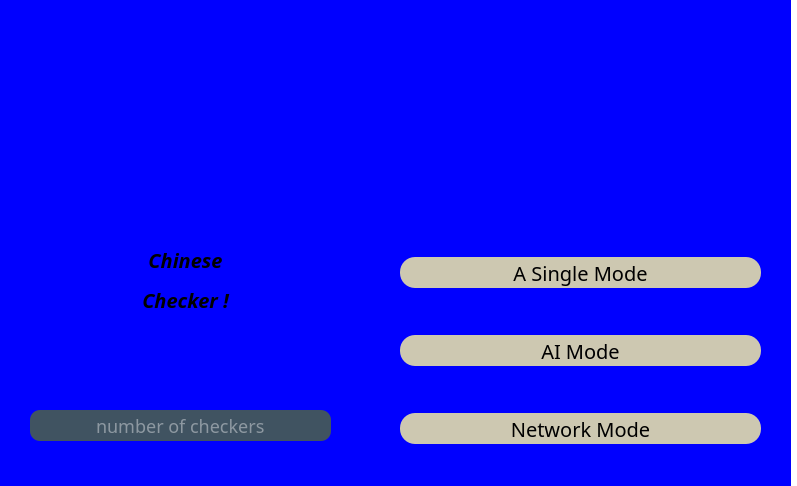
<?xml version="1.0" encoding="UTF-8"?>
<ui version="4.0">
 <class>Hello</class>
 <widget class="QWidget" name="Hello">
  <property name="geometry">
   <rect>
    <x>0</x>
    <y>0</y>
    <width>797</width>
    <height>486</height>
   </rect>
  </property>
  <property name="font">
   <font>
    <pointsize>-1</pointsize>
   </font>
  </property>
  <property name="windowTitle">
   <string>Form</string>
  </property>
  <property name="styleSheet">
   <string notr="true">*{
	background:rgb(255, 255, 255);
	font-size:20px;
	font-family:Century Gothic,sans-serif;
}
QFrame{
background: blue;
}
QFrame{
	border:sold 10px rgba(0,0,0);
	background-image: url(I:/coding/C++project/final_checker_v1/pictureSource/postcard3.png);
}
QLineEdit{
	color: #8d98a1;
	background-color:#405361;
}
QLineEdit{
	color: #8d98a1;
	background-color:#405361;
	font-size:18px;
	border-style:outset;
	border-radius:10px;
}
QPushButton{
	background:#CDC8B1;
	border-style:outset;
	border-radius:15px;
 
}
QPushButton:pressed{
	background-color:#CDCDC1;
	border-style:inset;
}
QCheckBox{
	background:rgba(85,170,225,0);
	color:white;
}
QLabel{
	background:rgba(85,170,225,0);
	color:white;
	font-style: italic bold;
	font size:50px;
}

</string>
  </property>
  <widget class="QFrame" name="frame">
   <property name="geometry">
    <rect>
     <x>-20</x>
     <y>0</y>
     <width>811</width>
     <height>641</height>
    </rect>
   </property>
   <property name="frameShape">
    <enum>QFrame::StyledPanel</enum>
   </property>
   <property name="frameShadow">
    <enum>QFrame::Raised</enum>
   </property>
   <widget class="QLineEdit" name="lineEdit">
    <property name="geometry">
     <rect>
      <x>50</x>
      <y>410</y>
      <width>301</width>
      <height>31</height>
     </rect>
    </property>
    <property name="text">
     <string>number of checkers</string>
    </property>
    <property name="alignment">
     <set>Qt::AlignCenter</set>
    </property>
   </widget>
   <widget class="QPushButton" name="a_single_mode">
    <property name="geometry">
     <rect>
      <x>420</x>
      <y>257</y>
      <width>361</width>
      <height>31</height>
     </rect>
    </property>
    <property name="text">
     <string>A Single Mode</string>
    </property>
   </widget>
   <widget class="QPushButton" name="AI_mode">
    <property name="geometry">
     <rect>
      <x>420</x>
      <y>335</y>
      <width>361</width>
      <height>31</height>
     </rect>
    </property>
    <property name="text">
     <string>AI Mode</string>
    </property>
   </widget>
   <widget class="QPushButton" name="network_mode">
    <property name="geometry">
     <rect>
      <x>420</x>
      <y>413</y>
      <width>361</width>
      <height>31</height>
     </rect>
    </property>
    <property name="text">
     <string>Network Mode</string>
    </property>
   </widget>
   <widget class="QLabel" name="label">
    <property name="geometry">
     <rect>
      <x>30</x>
      <y>170</y>
      <width>351</width>
      <height>221</height>
     </rect>
    </property>
    <property name="font">
     <font>
      <pointsize>36</pointsize>
      <italic>false</italic>
      <bold>false</bold>
     </font>
    </property>
    <property name="styleSheet">
     <string notr="true">font: 36pt &quot;Century Gothic&quot;;
color:black</string>
    </property>
    <property name="text">
     <string>&lt;html&gt;&lt;head/&gt;&lt;body&gt;&lt;p align=&quot;center&quot;&gt;&lt;span style=&quot; font-weight:700; font-style:italic;&quot;&gt;Chinese&lt;/span&gt;&lt;/p&gt;&lt;p align=&quot;center&quot;&gt;&lt;span style=&quot; font-weight:700; font-style:italic;&quot;&gt;Checker !&lt;/span&gt;&lt;/p&gt;&lt;/body&gt;&lt;/html&gt;</string>
    </property>
    <property name="alignment">
     <set>Qt::AlignCenter</set>
    </property>
   </widget>
  </widget>
 </widget>
 <resources/>
 <connections/>
</ui>
